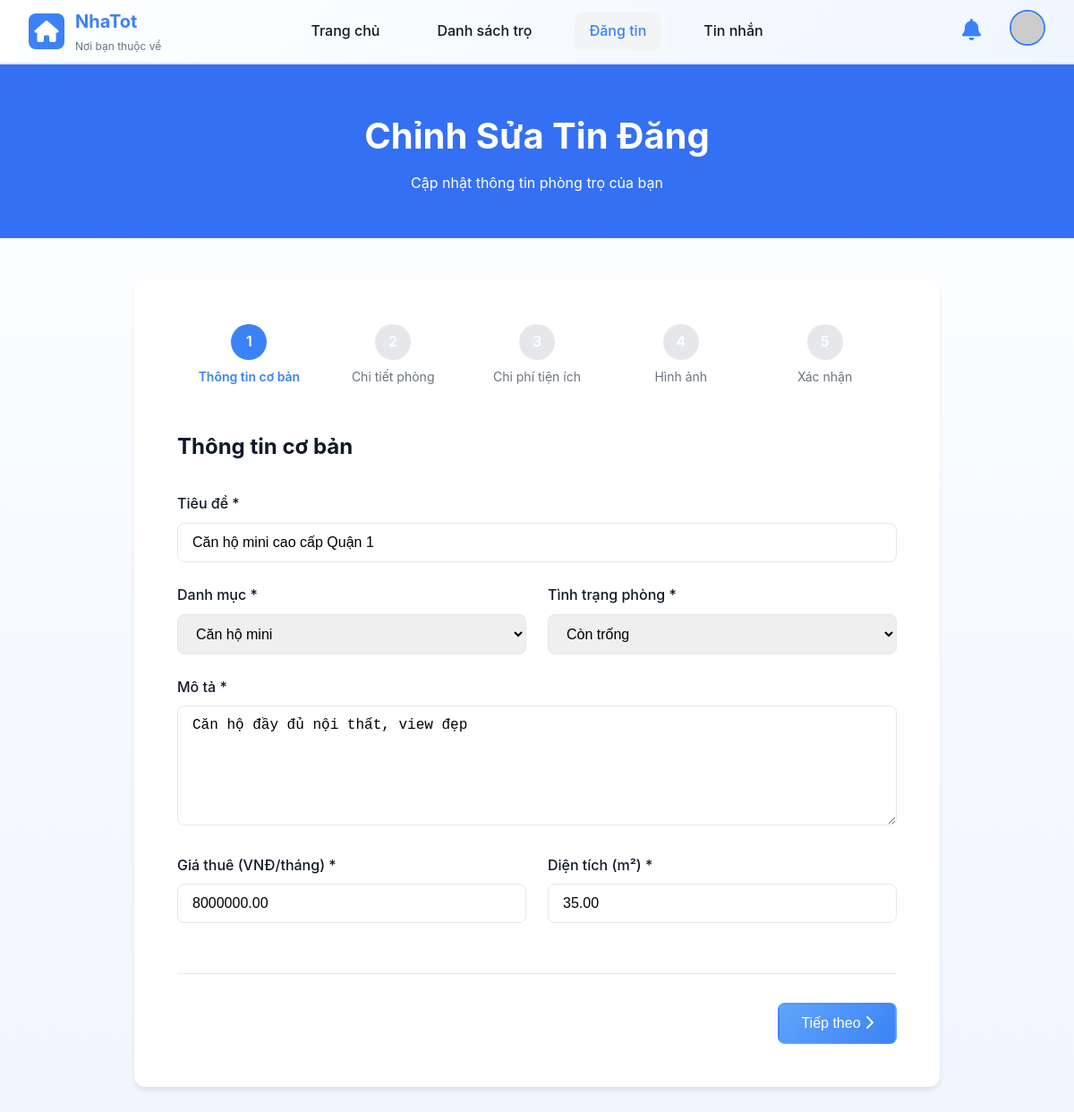
Before: /Views/posts/create.php?id=2 (signed in) with the older database file.
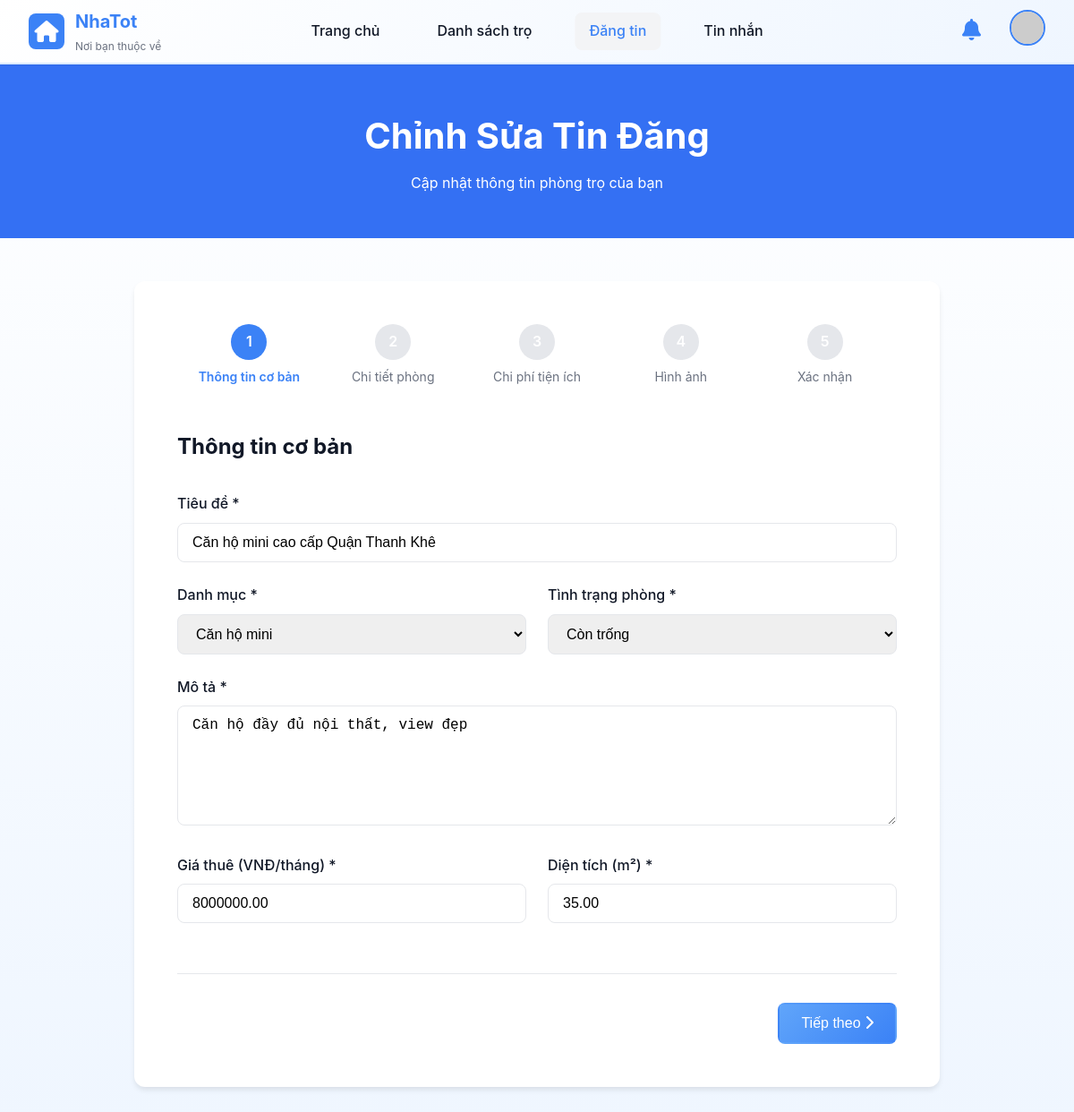
After: the same page with the newer database file.
### tables this page shows
CREATE TABLE posts (
    id INT AUTO_INCREMENT PRIMARY KEY,
    user_id INT NOT NULL,
    category_id INT NOT NULL,
    title VARCHAR(255) NOT NULL,
    description TEXT NOT NULL,
    address VARCHAR(255) NOT NULL,
    district VARCHAR(100),
    city VARCHAR(100),
    price DECIMAL(10, 2) NOT NULL,
    area DECIMAL(10, 2),
    room_type ENUM('single', 'shared', 'apartment', 'house') DEFAULT 'single',
    room_status ENUM('available', 'unavailable') DEFAULT 'available',
    max_people INT DEFAULT 1,
    gender ENUM('male', 'female', 'any') DEFAULT 'any',
    amenities TEXT,
    utilities TEXT,
    rules TEXT,
    available_from DATE,
    deposit_amount DECIMAL(10, 2),
    electric_price DECIMAL(10, 2),
    water_price DECIMAL(10, 2),
    status ENUM('pending', 'approved', 'rejected', 'rented') DEFAULT 'pending',
    is_featured BOOLEAN DEFAULT FALSE,
    views INT DEFAULT 0,
    created_at TIMESTAMP DEFAULT CURRENT_TIMESTAMP,
    updated_at TIMESTAMP DEFAULT CURRENT_TIMESTAMP ON UPDATE CURRENT_TIMESTAMP,
    FOREIGN KEY (user_id) REFERENCES users(id) ON DELETE CASCADE,
    FOREIGN KEY (category_id) REFERENCES categories(id) ON DELETE CASCADE,
    INDEX idx_status (status),
    INDEX idx_room_status (room_status),
    INDEX idx_user_id (user_id),
    INDEX idx_category_id (category_id),
    INDEX idx_city_district (city, district),
    INDEX idx_price (price),
    INDEX idx_created_at (created_at)
);

### config.php (called while the page is built, shortened)
<?php
function getDB() {
    static $conn = null;
    if ($conn === null) {
        try {
            $dsn = 'mysql:host=' . DB_HOST . ';dbname=' . DB_NAME . ';charset=utf8mb4';
            $options = [
                PDO::ATTR_ERRMODE => PDO::ERRMODE_EXCEPTION,
                PDO::ATTR_DEFAULT_FETCH_MODE => PDO::FETCH_ASSOC,
                PDO::ATTR_EMULATE_PREPARES => false,
            ];
            $conn = new PDO($dsn, DB_USER, DB_PASS, $options);
        } catch (PDOException $e) {
            $errorMsg = 'Database connection failed: ' . $e->getMessage();
            error_log($errorMsg);
            if (strpos($e->getMessage(), 'SQLSTATE') !== false) {
                if (strpos($e->getMessage(), 'Unknown database') !== false) {
                    die("Error: Database '" . DB_NAME . "' not found. Please create the database and import the SQL schema.");
                } else {
                    die("Database Error: " . $e->getMessage());
                }
            }
            die('Database connection failed. Please try again later.');
        }
    }
    return $conn;
}
?>

### Models/Post.php (called while the page is built, shortened)
<?php
require_once __DIR__ . '/../config.php';
class Post {
    private $db;
    private $table = 'posts';
    public function __construct() {
        $this->db = getDB();
    }
    public function findById($id) {
        try {
            $stmt = $this->db->prepare("
                SELECT p.*, u.full_name, u.phone, u.email, c.name as category_name
                FROM {$this->table} p
                JOIN users u ON p.user_id = u.id
                JOIN categories c ON p.category_id = c.id
                WHERE p.id = ?
            ");
            $stmt->execute([$id]);
            return $stmt->fetch();
        } catch (PDOException $e) {
            error_log("Error in Post::findById: " . $e->getMessage());
            return false;
        }
    }
}
?>

### Views/posts/create.php (the view, shortened to what the changed rows need)
<?php
require_once __DIR__ . '/../../config.php';
require_once __DIR__ . '/../../Models/Post.php';
$postModel = new Post();
$postId = isset($_GET['id']) ? (int)$_GET['id'] : null;
$editingPost = null;
if ($postId) {
    $editingPost = $postModel->findById($postId);
}
?>
<!DOCTYPE html>
<html lang="vi">
<head>
    <link rel="stylesheet" href="../../assets/css/style.css">
    <link rel="stylesheet" href="https://cdnjs.cloudflare.com/ajax/libs/font-awesome/6.4.0/css/all.min.css">
</head>
<body>
    <header class="header">
        <nav class="navbar">
            <a href="../../index.php" class="logo">
                <div class="logo-text">
                    <h1>NhaTot</h1>
                </div>
            </a>
        </nav>
    </header>
    <div class="page-header">
        <h1><?php echo $editingPost ? 'Chỉnh Sửa Tin Đăng' : 'Đăng Tin Cho Thuê Phòng Trọ'; ?></h1>
    </div>
    <div class="content-wrapper">
        <div class="container">
            <div class="form-container">
                <form id="createPostForm" action="../../Controllers/PostController.php" method="POST" enctype="multipart/form-data">
                    <div class="form-step active" data-step="1">
                        <h2 style="margin-bottom: 2rem;">Thông tin cơ bản</h2>
                        <div class="form-group">
                            <label class="form-label" for="title">Tiêu đề *</label>
                            <input
                                type="text"
                                class="form-control"
                                id="title"
                                name="title"
                                placeholder="VD: Phòng trọ gần trường ĐH Bách Khoa"
                                value="<?php echo $editingPost ? htmlspecialchars($editingPost['title']) : ''; ?>"
                                required
                            >
                        </div>
                        <div class="form-row">
                            <div class="form-group">
                                <label class="form-label" for="category">Danh mục *</label>
                                <select class="form-control" id="category" name="category_id" required>
                                    <option value="2" <?php echo $editingPost && $editingPost['category_id'] == 2 ? 'selected' : ''; ?>>Căn hộ mini</option>
                                </select>
                            </div>
                            <div class="form-group">
                                <label class="form-label" for="room_status">Tình trạng phòng *</label>
                                <select class="form-control" id="room_status" name="room_status" required>
                                    <option value="available" <?php echo $editingPost && $editingPost['room_status'] == 'available' ? 'selected' : ''; ?>>Còn trống</option>
                                </select>
                            </div>
                        </div>
                        <div class="form-group">
                            <label class="form-label" for="description">Mô tả *</label>
                            <textarea
                                class="form-control"
                                id="description"
                                name="description"
                                rows="6"
                                placeholder="Mô tả chi tiết về phòng trọ: vị trí, tiện ích, nội thất..."
                                required
                            ><?php echo $editingPost ? htmlspecialchars($editingPost['description']) : ''; ?></textarea>
                        </div>
                        <div class="form-row">
                            <div class="form-group">
                                <label class="form-label" for="price">Giá thuê (VNĐ/tháng) *</label>
                                <input
                                    type="number"
                                    class="form-control"
                                    id="price"
                                    name="price"
                                    placeholder="2500000"
                                    min="0"
                                    value="<?php echo $editingPost ? $editingPost['price'] : ''; ?>"
                                    required
                                >
                            </div>
                            <div class="form-group">
                                <label class="form-label" for="area">Diện tích (m²) *</label>
                                <input
                                    type="number"
                                    class="form-control"
                                    id="area"
                                    name="area"
                                    placeholder="20"
                                    min="0"
                                    step="0.1"
                                    value="<?php echo $editingPost ? $editingPost['area'] : ''; ?>"
                                    required
                                >
                            </div>
                        </div>
                    </div>
                </form>
            </div>
        </div>
    </div>
</body>
</html>

Changed rows visible on the page:
changed posts "Căn hộ mini": title "Căn hộ mini cao cấp Quận 1" → "Căn hộ mini cao cấp Quận Thanh Khê"
